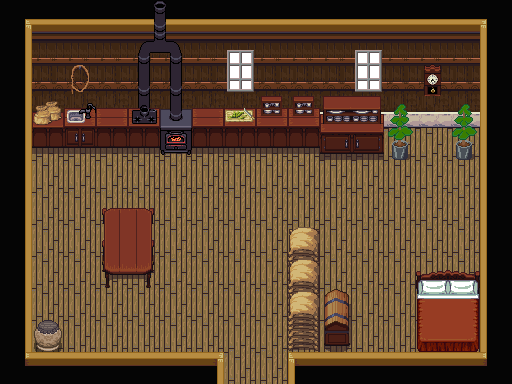

The image is a tile-based game level rendered from a .tmx file. Its description and complete source (layers, tilesets, objects, tile grids) follow:
An orthogonal 16x12 tile map with 32x32 px tiles, 5 tile layers (U_Background, U_Furniture, U_Furniture2, U_Furniture3, ...), 2 tilesets and 13 objects (village1).

<map version="1.2" tiledversion="1.2.5" orientation="orthogonal" renderorder="right-down" width="16" height="12" tilewidth="32" tileheight="32" infinite="0" nextlayerid="9" nextobjectid="20">
 <tileset firstgid="1" source="Indoor.tsx" />
 <tileset firstgid="769" source="Indoor_2.tsx" />
 <layer id="1" name="U_Background" width="16" height="12">
  <data encoding="csv">
338,340,340,340,340,340,340,340,340,340,340,340,340,340,340,337,
317,225,225,225,225,225,225,225,225,225,225,225,225,225,225,315,
317,249,249,249,249,249,249,249,249,249,249,249,249,249,249,315,
317,273,273,273,273,273,273,273,273,273,273,273,273,273,273,315,
317,361,361,361,361,361,361,361,361,361,361,361,361,361,361,315,
317,361,361,361,361,361,361,361,361,361,361,361,361,361,361,315,
317,361,361,361,361,361,361,361,361,361,361,361,361,361,361,315,
317,361,361,361,361,361,361,361,361,361,361,361,361,361,361,315,
317,361,361,361,361,361,361,361,361,361,361,361,361,361,361,315,
317,361,361,361,361,361,361,361,361,361,361,361,361,361,361,315,
317,361,361,361,361,361,361,361,361,361,361,361,361,361,361,315,
314,292,292,292,292,292,293,361,361,291,292,292,292,292,292,313
</data>
 </layer>
 <layer id="3" name="U_Furniture" width="16" height="12">
  <data encoding="csv">
0,0,0,0,441,465,0,0,0,0,0,0,0,0,0,0,
0,0,0,0,442,443,0,0,0,0,0,0,0,0,0,0,
0,0,0,0,468,468,0,0,0,0,0,0,0,0,0,0,
0,439,363,364,490,491,364,411,412,412,0,0,0,0,0,0,
0,388,387,388,388,516,388,388,388,388,0,0,0,0,0,0,
0,0,0,0,0,0,0,0,0,0,0,0,0,0,0,0,
0,0,0,826,827,0,0,0,0,0,0,0,0,0,0,0,
0,0,0,826,827,0,0,0,0,301,0,0,0,0,0,0,
0,0,0,842,843,0,0,0,0,325,0,0,0,849,850,0,
0,0,0,0,0,0,0,0,0,0,0,0,0,865,866,0,
0,0,0,0,0,0,0,0,0,0,0,0,0,881,882,0,
0,0,0,0,0,0,0,0,0,0,0,0,0,0,0,0
</data>
 </layer>
 <layer id="4" name="U_Furniture2" width="16" height="12">
  <data encoding="csv">
0,0,0,0,0,0,0,0,0,0,0,0,0,0,0,0,
0,0,0,0,0,0,0,86,0,0,0,86,0,0,0,0,
0,0,464,0,0,0,0,110,0,0,0,110,0,532,0,0,
0,0,0,0,413,0,0,0,0,0,73,74,84,0,84,0,
0,0,0,0,0,0,0,0,0,0,97,98,108,0,108,0,
0,0,0,0,0,0,0,0,0,0,0,0,0,0,0,0,
0,0,0,853,854,0,0,0,0,0,0,0,0,0,0,0,
0,0,0,869,870,0,0,0,0,0,0,0,0,0,0,0,
0,0,0,885,886,0,0,0,0,301,0,0,0,0,0,0,
0,0,0,0,0,0,0,0,0,325,0,0,0,0,0,0,
0,0,0,0,0,0,0,0,0,0,0,0,0,0,0,0,
0,0,0,0,0,0,0,0,0,0,0,0,0,0,0,0
</data>
 </layer>
 <layer id="5" name="U_Furniture3" width="16" height="12">
  <data encoding="csv">
0,0,0,0,0,0,0,0,0,0,0,0,0,0,0,0,
0,0,0,0,0,0,0,0,0,0,0,0,0,0,0,0,
0,0,0,0,0,0,0,0,0,0,0,0,0,0,0,0,
0,0,0,0,0,0,0,0,0,0,0,0,0,0,0,0,
0,0,0,0,0,0,0,0,0,0,0,0,0,0,0,0,
0,0,0,0,0,0,0,0,0,0,0,0,0,0,0,0,
0,0,0,0,0,0,0,0,0,0,0,0,0,0,0,0,
0,0,0,0,0,0,0,0,0,0,0,0,0,0,0,0,
0,0,0,0,0,0,0,0,0,0,0,0,0,0,0,0,
0,0,0,0,0,0,0,0,0,301,302,0,0,0,0,0,
0,174,0,0,0,0,0,0,0,325,326,0,0,0,0,0,
0,0,0,0,0,0,0,0,0,0,0,0,0,0,0,0
</data>
 </layer>
 <layer id="6" name="T_Furniture" width="16" height="12">
  <data encoding="csv">
0,0,0,0,0,0,0,0,0,0,0,0,0,0,0,0,
0,0,0,0,0,0,0,0,0,0,0,0,0,0,0,0,
0,0,0,0,0,0,0,0,0,0,0,0,0,0,0,0,
0,0,0,0,0,0,0,0,0,0,0,0,0,0,0,0,
0,0,0,0,0,0,0,0,0,0,0,0,0,0,0,0,
0,0,0,0,0,0,0,0,0,0,0,0,0,0,0,0,
0,0,0,853,854,0,0,0,0,0,0,0,0,0,0,0,
0,0,0,0,0,0,0,0,0,301,0,0,0,0,0,0,
0,0,0,0,0,0,0,0,0,0,0,0,0,849,850,0,
0,0,0,0,0,0,0,0,0,0,0,0,0,0,0,0,
0,0,0,0,0,0,0,0,0,0,0,0,0,0,0,0,
0,0,0,0,0,0,0,0,0,0,0,0,0,0,0,0
</data>
 </layer>
 <objectgroup id="2" name="Collisions">
  <object id="1" x="480" y="0" width="32" height="384" />
  <object id="2" x="288" y="352" width="192" height="32" />
  <object id="3" x="0" y="352" width="224" height="32" />
  <object id="4" x="0" y="0" width="32" height="352" />
  <object id="5" x="32" y="0" width="448" height="128" />
  <object id="9" x="384" y="128" width="32" height="32" />
  <object id="10" x="448" y="128" width="32" height="32" />
  <object id="11" x="416" y="288" width="64" height="64" />
  <object id="14" x="320" y="288" width="32" height="64" />
  <object id="15" x="288" y="256" width="32" height="96" />
  <object id="16" x="96" y="224" width="64" height="64" />
  <object id="17" x="32" y="320" width="32" height="32" />
 </objectgroup>
 <objectgroup id="8" name="Doorways">
  <object id="18" name="village1" x="224" y="352" width="64" height="32">
   <properties>
    <property name="pos_x" type="int" value="10" />
    <property name="pos_y" type="int" value="34" />
   </properties>
  </object>
 </objectgroup>
</map>
